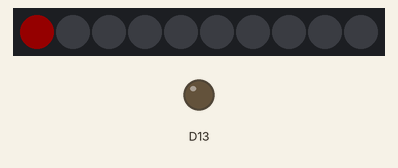
This sketch was run on a simulated Adafruit Circuit Playground Express. Parts: 10 RGB LEDs in strip order, left to right, output pins drawn as LEDs (lit = HIGH). Dim RGB values are drawn brighter than linear.

Above: at 0.6 s.
At 1.1 s:
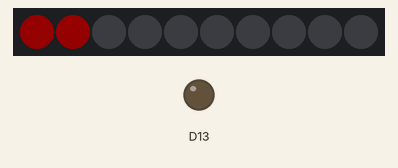
At 1.6 s:
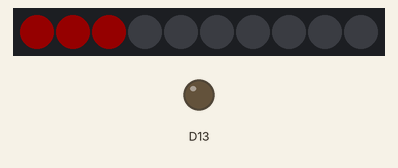
At 2.6 s:
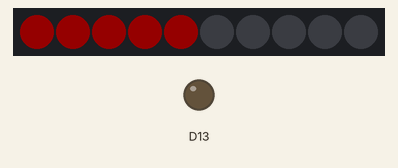
At 3.6 s:
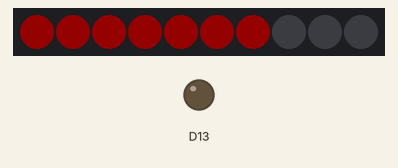
At 5.1 s:
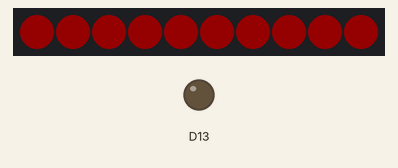

The sketch:

antirobo_cplay.ino
```cpp
// Anti-burglar alarm based on example tap code by Adafruit
// Modified by Alvaro Figueroa por teaching in Greencore Solutions
// Alarma anti robo basada en ejemplo de código por Adafruit
// Modificada por Alvaro Figueroa para enseñansa en Greencore Solutions
// https://github.com/fede2cr/antirobo_cplay
// https://www.greencore.co.cr

// Luego de prender se espera 5 segundos, y dependiendo del estado
// del switch del Playground, activa la alarma. Si detecta movimiento
// con el acelerómetro, genera una alerta visual y auditiva
#include <Adafruit_CircuitPlayground.h>

// Sensitividad del acelerómetro. ¡Muy sensible!
#define CLICKTHRESHHOLD 40

// Multiplicamos este valor por 10, para el total de tiempo
// a esperar antes de activar la consola
#define WAIT 500

void setup(void) {
  Serial.begin(9600);
  CircuitPlayground.begin();
  // Definimos el rango de sensitividad en unidades de gravedad, 2G
  CircuitPlayground.setAccelRange(LIS3DH_RANGE_2_G);   // 2, 4, 8 or 16 G!
  // Activamos la sensitividad en el acelerómetro
  CircuitPlayground.setAccelTap(1, CLICKTHRESHHOLD);
  // Esperamos antes de activar la alarma. Visualmente indicamos antes de activar
  // activando los neopixel, uno por uno, con color rojo
  for (int i=0; i<10; ++i) {
     CircuitPlayground.strip.setPixelColor(i, 255, 0, 0);
     delay(WAIT);
     CircuitPlayground.strip.show();
  }
  delay(WAIT);
  CircuitPlayground.clearPixels();
}


void loop() {
  uint8_t click = CircuitPlayground.getAccelTap();
  if (click == 0) return;
  if (! (click & 0x30)) return;
  if ((click & 0x10) || (click & 0x20)) {
     Serial.println("Iniciando alerta");
     // Solo se activa si el switch está en +
     while (CircuitPlayground.slideSwitch()) {

       for (int i=0; i<10; ++i) {
          CircuitPlayground.strip.setPixelColor(i, 255, 0, 0);
       }
       CircuitPlayground.strip.show();
       delay(500);
       CircuitPlayground.clearPixels();
       delay(500);
       Serial.println("¡Alerta!");
       CircuitPlayground.playTone(2600, 250);
     }
  }

}
```

Measured:
- what the display in image 0 shows lasts 0.5 s, from 0.5 s to 1.0 s
